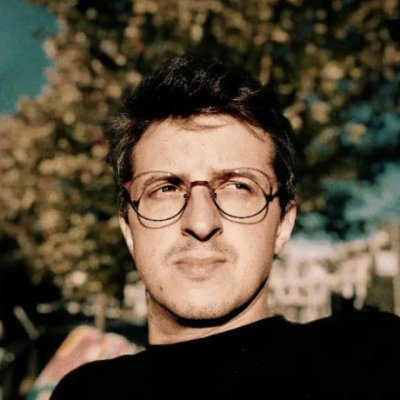
#> input picture images/ninoprofile2.jpg, 400 x 400 px
$ python create_favicon.py
#> lines starting #> are read from the running program, lines starting #| are printed output that depends on the picture
from PIL import Image
import os

def create_favicon():
    # Create favicon directory if it doesn't exist
    if not os.path.exists('favicon'):
        os.makedirs('favicon')

    # Open the image
    img = Image.open('images/ninoprofile2.jpg')
#> img is the input picture: PIL image 400x400 RGB; mean R, G, B 84.3, 72.7, 55

    # Create square image by cropping to the center
    width, height = img.size
#> width = 400; height = 400
    size = min(width, height)
#> size = 400
    left = (width - size) // 2
#> left = 0
    top = (height - size) // 2
#> top = 0
    right = left + size
#> right = 400
    bottom = top + size
#> bottom = 400
    img = img.crop((left, top, right, bottom))

    # Create different sizes
    sizes = {
        16: 'favicon-16x16.png',
        32: 'favicon-32x32.png',
        180: 'apple-touch-icon.png'
    }

    for size, filename in sizes.items():
        resized = img.resize((size, size), Image.Resampling.LANCZOS)
        resized.save(f'favicon/{filename}')
#> this loop made 3 passes
#> pass 1, in create_favicon, `resized = img.resize((size, size), Image.Resampling.LANCZOS)`:
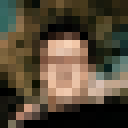
#> resized: PIL image 16x16 RGB (shown 8 times larger); mean R, G, B 84.6, 72.9, 55.1
#> pass 2, in create_favicon, `resized = img.resize((size, size), Image.Resampling.LANCZOS)`:
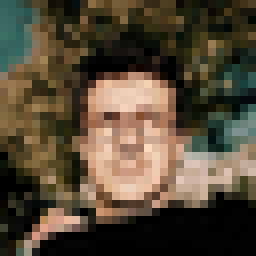
#> resized: PIL image 32x32 RGB (shown 8 times larger); mean R, G, B 84.6, 72.9, 55.1
#> pass 3, in create_favicon, `resized = img.resize((size, size), Image.Resampling.LANCZOS)`:
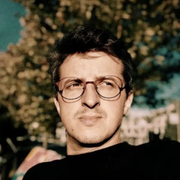
#> resized: PIL image 180x180 RGB; mean R, G, B 84.3, 72.7, 55

    # Create ICO file
    img_32 = img.resize((32, 32), Image.Resampling.LANCZOS)
    img_32.save('favicon/favicon.ico', format='ICO')

if __name__ == '__main__':
    create_favicon()

$ run again, with images/ninopic.jpg copied over images/ninoprofile2.jpg
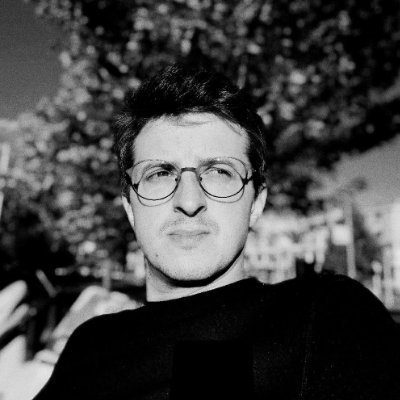
#> input picture images/ninopic.jpg, 400 x 400 px
#> in create_favicon, img is the input picture: PIL image 400x400 RGB; min 0, max 239, mean 67.4
#> the loop in create_favicon, `for size, filename in sizes.items():` made 3 passes
#> pass 1, in create_favicon, `resized = img.resize((size, size), Image.Resampling.LANCZOS)`:
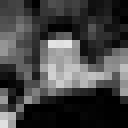
#> resized: PIL image 16x16 RGB (shown 8 times larger); min 0, max 228, mean 67.8
#> pass 3, in create_favicon, `resized = img.resize((size, size), Image.Resampling.LANCZOS)`:
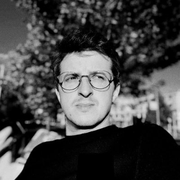
#> resized: PIL image 180x180 RGB; min 0, max 232, mean 67.4
